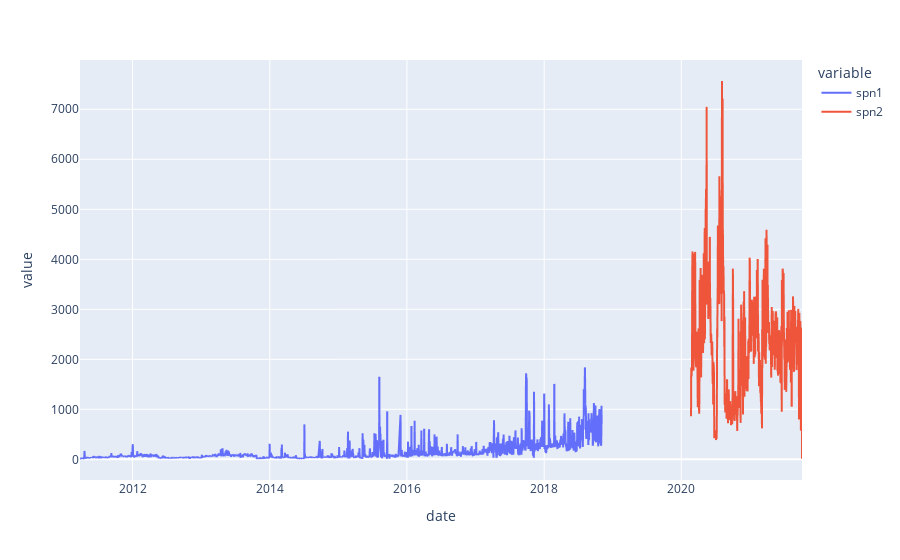

The notebook cell saved with this chart:
### Code cell
px.line(spn)

### Figure 1 — Plotly figure (JSON) as saved in the notebook; plotly's stock layout.template omitted (floating-point values rounded to 4 significant figures; data arrays with more than 128 entries replaced by an {"elided": "..."} marker saying what was removed)
{"data": [{"hovertemplate": "variable=spn1<br>date=%{x}<br>value=%{y}<extra></extra>", "legendgroup": "spn1", "line": {"color": "#636efa", "dash": "solid"}, "mode": "lines", "name": "spn1", "showlegend": true, "type": "scattergl", "x": {"elided": "3339 str values"}, "xaxis": "x", "y": {"elided": "3339 float values"}, "yaxis": "y"}, {"hovertemplate": "variable=spn2<br>date=%{x}<br>value=%{y}<extra></extra>", "legendgroup": "spn2", "line": {"color": "#EF553B", "dash": "solid"}, "mode": "lines", "name": "spn2", "showlegend": true, "type": "scattergl", "x": {"elided": "3339 str values"}, "xaxis": "x", "y": {"elided": "3339 float values"}, "yaxis": "y"}], "layout": {"legend": {"title": {"text": "variable"}, "tracegroupgap": 0}, "margin": {"t": 60}, "xaxis": {"anchor": "y", "domain": [0, 1], "title": {"text": "date"}}, "yaxis": {"anchor": "x", "domain": [0, 1], "title": {"text": "value"}}}}
